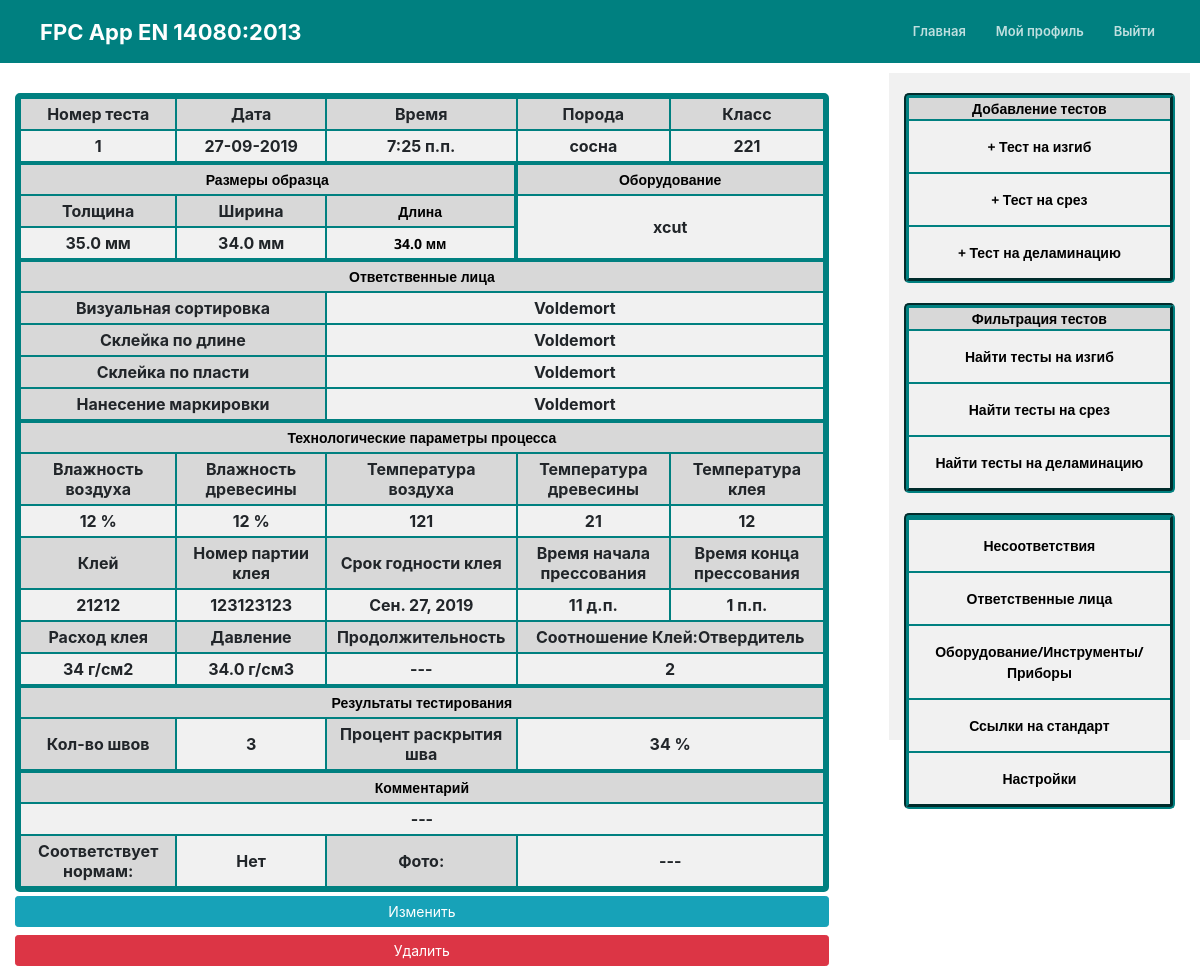
The page /delaminationtest/1/detail/ (signed in) on the database its author committed.
### mainApp/models.py (models this page shows, shortened)
class TestDelamination(models.Model):
	test_date = models.DateField()
	test_time = models.TimeField(blank=True, null=True, default=def_d_test_time)
	test_number = models.IntegerField(default=def_d_test_number)
	equipment = models.CharField(max_length=100, default=def_d_equipment)
	type_of_wood = models.ForeignKey(Wood_types, on_delete=models.PROTECT, related_name='TestDelamination_type_of_wood', default=def_d_type_of_wood)
	timber_params = models.CharField(max_length=100, default=def_d_timber_params)
	sorter_person = models.ForeignKey(Person, on_delete=models.PROTECT, related_name='TestDelamination_sorter_person', default=def_d_sorter_person)
	fj_person = models.ForeignKey(Person, on_delete=models.PROTECT, related_name='TestDelamination_fj_person', default=def_d_fj_person)
	glue_person = models.ForeignKey(Person, on_delete=models.PROTECT, related_name='TestDelamination_glue_person', default=def_d_glue_person)
	marking_person = models.ForeignKey(Person, on_delete=models.PROTECT, related_name='TestDelamination_marking_person', default=def_d_marking_person)
	air_moisture = models.IntegerField(default=def_d_air_moisture)
	wood_moisture = models.IntegerField(default=def_d_wood_moisture)
	glue_harderner_amount = models.CharField(max_length=100, blank=True, default=def_d_glue_harderner_amount)
	glue_temperature = models.IntegerField(blank=True, null=True, default=def_d_glue_temperature)
	air_temperature = models.IntegerField(default=def_d_air_temperature)
	wood_temperature = models.IntegerField(blank=True, null=True, default=def_d_wood_temperature)
	glue = models.CharField(max_length=100, default=def_d_glue)
	glue_batch_number = models.CharField(max_length=100, default=def_d_glue_batch_number)
	glue_expiration_date = models.DateField()
	sample_thickness = models.FloatField()
	sample_width = models.FloatField()
	sample_length = models.FloatField()
	glue_use_amount = models.IntegerField(default=def_d_glue_use_amount)
	glue_pressure = models.FloatField(default=def_d_glue_pressure)
	start_glue_time = models.TimeField(blank=True, null=True)
	end_glue_time = models.TimeField(blank=True, null=True)
	pressure_time = models.IntegerField(blank=True, null=True)
	number_of_layers = models.IntegerField()
	layer_out_percent = models.IntegerField()
	passed = models.BooleanField(default=False)
	comment = models.TextField(blank=True, null=True)
	photo = models.ImageField(upload_to='uploads', blank=True)
	author = models.ForeignKey(User, blank=True, null=True, on_delete=models.CASCADE)

class Wood_types(models.Model):
	name = models.CharField(max_length=100)
	author = models.ForeignKey(User, blank=True, null=True, on_delete=models.CASCADE)
	def __str__(self):
		return self.name

class Person(models.Model):
	name = models.CharField(max_length=100)
	position = models.CharField(max_length=100)
	training_date = models.DateField()
	next_training_date = models.DateField()
	comment = models.TextField(blank=True)
	author = models.ForeignKey(User, blank=True, null=True, on_delete=models.CASCADE)
	def __str__(self):
		return self.name

### mainApp/views.py (the view)
# urls.py: path('delaminationtest/<int:pk>/detail/', DelamTestDetailView.as_view(), name='delaminationtest-detail'),
class DelamTestDetailView(LoginRequiredMixin, UserPassesTestMixin, DetailView):
	model = TestDelamination
	def test_func(self):
		test = self.get_object()
		if self.request.user == test.author:
			return True
		return False

### mainApp/templates/mainApp/testdelamination_detail.html
{% extends "mainApp/today.html" %}
{% load crispy_forms_tags %}
{% load bootstrap4 %}
{% block content %}
<table class="table_detail">
	<tr>
		<th class="table_cell dark_cell">Номер теста</th>
		<th class="table_cell dark_cell">Дата</th>
		<th class="table_cell dark_cell">Время</th>
		<th class="table_cell dark_cell">Порода</th>
		<th class="table_cell dark_cell">Класс</th>
	</tr>
	<tr>
        <th class="table_cell">{{ object.test_number }}</th>
        <th class="table_cell">{{ object.test_date|date:"d-m-Y" }}</th>
        {% if object.test_time %}
        <th class="table_cell">{{ object.test_time }}</th>
        {% else %}
        <th class="table_cell">---</th>
        {% endif %}
        <th class="table_cell">{{ object.type_of_wood }}</th>
        <th class="table_cell">{{ object.timber_params }}</th>
    </tr>
    <tr>
    	<td colspan="3" class="table_cell" id="cell1">Размеры образца</td>
        <th colspan="2" class="table_cell" id="cell3">Оборудование</th>
    </tr>
    <tr>
    	<th class="table_cell dark_cell">Толщина</th>
		<th class="table_cell dark_cell">Ширина</th>
		<th class="table_cell dark_cell" id="cell2">Длина</th>
		<th colspan="2" rowspan="2" class="table_cell">{{ object.equipment }}</th>
    </tr>
    <tr>
    	<th class="table_cell">{{ object.sample_thickness }} мм</th>
    	<th class="table_cell">{{ object.sample_width }} мм</th>
    	<th class="table_cell" id="cell2">{{ object.sample_length }} мм</th>
    </tr>
    <tr>
    	<th colspan="5" class="table_cell" id="cell3">Ответственные лица</th>
    </tr>
    <tr>
		<th colspan="2" class="table_cell dark_cell">Визуальная сортировка</th>
		<th colspan="3" class="table_cell">{{ object.sorter_person }}</th>
	</tr>
    <tr>
        <th colspan="2" class="table_cell dark_cell">Склейка по длине</th>
        <th colspan="3" class="table_cell">{{ object.fj_person }}</th>
    </tr>
    <tr>
        <th colspan="2" class="table_cell dark_cell">Склейка по пласти</th>
        <th colspan="3" class="table_cell">{{ object.glue_person }}</th>
    </tr>
    <tr>
        <th colspan="2" class="table_cell dark_cell">Нанесение маркировки</th>
        <th colspan="3" class="table_cell">{{ object.marking_person }}</th>
    </tr>
    <tr>
        <th colspan="5" class="table_cell" id="cell3">Технологические параметры процесса</th>
    </tr>
    <tr>
    	<th class="table_cell dark_cell">Влажность воздуха</th>
    	<th class="table_cell dark_cell">Влажность древесины</th>
    	<th class="table_cell dark_cell">Температура воздуха</th>
    	<th class="table_cell dark_cell">Температура древесины</th>
        <th class="table_cell dark_cell">Температура клея</th>
    </tr>
    <tr>
    	<th class="table_cell">{{ object.air_moisture }} %</th>
    	<th class="table_cell">{{ object.wood_moisture }} %</th>
    	<th class="table_cell">{{ object.air_temperature }}</th>
        {% if object.wood_temperature %}
    	<th class="table_cell">{{ object.wood_temperature }}</th>
        {% else %}
        <th class="table_cell">---</th>
        {% endif %}
        {% if object.glue_temperature %}
    	<th class="table_cell">{{ object.glue_temperature }}</th>
        {% else %}
        <th class="table_cell">---</th>
        {% endif %}
    </tr>
    <tr>
    	<th class="table_cell dark_cell">Клей</th>
        <th class="table_cell dark_cell">Номер партии клея</th>
        <th class="table_cell dark_cell">Срок годности клея</th>
        <th class="table_cell dark_cell">Время начала прессования</th>
        <th class="table_cell dark_cell">Время конца прессования</th>
    </tr>
     <tr>
        <th class="table_cell">{{ object.glue }}</th>
        <th class="table_cell">{{ object.glue_batch_number }}</th>
        <th class="table_cell">{{ object.glue_expiration_date }}</th>
        {% if object.start_glue_time %}
        <th class="table_cell">{{ object.start_glue_time }}</th>
        {% else %}
        <th class="table_cell">---</th>
        {% endif %}
        {% if object.end_glue_time %}
        <th class="table_cell">{{ object.end_glue_time }}</th>
        {% else %}
        <th class="table_cell">---</th>
        {% endif %}
    </tr>
    <tr>
    	<th class="table_cell dark_cell">Расход клея</th>
    	<th class="table_cell dark_cell">Давление</th>
    	<th class="table_cell dark_cell">Продолжительность</th>
    	<th colspan="2" class="table_cell dark_cell">Соотношение Клей:Отвердитель</th>
    </tr>
    <tr>
    	<th class="table_cell">{{ object.glue_use_amount }} г/см2</th>
    	<th class="table_cell">{{ object.glue_pressure }} г/см3</th>
    	{% if object.pressure_time %}
    	<th class="table_cell">{{ object.pressure_time }} сек.</th>
    	{% else %}
        <th class="table_cell">---</th>
        {% endif %}
        {% if object.glue_harderner_amount %}
    	<th class="table_cell" colspan="2">{{ object.glue_harderner_amount }}</th>
    	{% else %}
        <th class="table_cell" colspan="2">---</th>
        {% endif %}
    </tr>
    <tr>
    	<th colspan="5" class="table_cell" id="cell3">Результаты тестирования</th>
    </tr>
    <tr>
    	<th class="table_cell dark_cell">Кол-во швов</th>
    	<th class="table_cell">{{ object.number_of_layers }}</th>
    	<th class="table_cell dark_cell">Процент раскрытия шва</th>
    	<th colspan="2" class="table_cell">{{ object.layer_out_percent }} %</th>
    </tr>
    <tr>
    	<th colspan="5" class="table_cell" id="cell3">Комментарий</th>
    </tr>
    <tr>
    	{% if object.comment %}
    	<th class="table_cell" colspan="5">{{ object.comment }}</th>
    	{% else %}
        <th class="table_cell" colspan="5">---</th>
        {% endif %}
    </tr>
    <tr>
    	<th class="table_cell dark_cell">Соответствует нормам:</th>
    	{% if object.passed %}
    	<th class="table_cell">Да</th>
    	{% else %}
        <th class="table_cell">Нет</th>
        {% endif %}
    	<th class="table_cell dark_cell">Фото:</th>
        {% if object.photo %}
    	<th class="table_cell" colspan="2"><a href="{{ object.photo.url }}" target="_blank"><img src="{{ object.photo.url }}"></a></th>
        {% else %}
        <th class="table_cell" colspan="2">---</th>
        {% endif %}
    </tr>
</table>
<a class="btn btn-info btn-sm mt-1 mb-1" href="{% url 'delamination-test-update' object.id %}">Изменить</a>
<a class="btn btn-danger btn-sm mt-1 mb-1" href="{% url 'delamination-test-delete' object.id %}">Удалить</a>
{% endblock content %}

### mainApp/static/mainApp/style.css (style rules this page uses)
body { margin: 0; font-family: 'Open Sans', sans-serif; font-size: 14px; color: #ddd; }
*, *:before, *:after { box-sizing: border-box; }
.table_detail { border-collapse: separate; border-spacing: 0; text-align: center; margin: 30px 0 0; padding: 0 0; width: 100%; max-width: 900px; border: 5px solid #008080; border-radius: 5px; }
.table_cell { margin: 0 0; border: 1px solid #008080; padding: 5px 10px; background: #f1f1f1; width: 20%; text-align: center; }
#cell1 { border-top: 3px solid #008080; border-right: 3px solid #008080; font-family: 'Open Sans', sans-serif; font-size: 14px; color: #000000; font-weight: 700; background: #d8d8d8; }
#cell2 { border-right: 3px solid #008080; font-family: 'Open Sans', sans-serif; font-size: 14px; color: #000000; font-weight: 700; }
#cell3 { border-top: 3px solid #008080; font-family: 'Open Sans', sans-serif; font-size: 14px; color: #000000; font-weight: 700; background: #d8d8d8; }
.dark_cell { background: #d8d8d8 }

### rows shown on the page
TestDelamination: test_number "1", test_date "27-09-2019", test_time "7:25 п.п.", type_of_wood "сосна", timber_params "221", equipment "xcut", sample_thickness "35.0", sample_width "34.0", sample_length "34.0", sorter_person "Voldemort", fj_person "Voldemort", glue_person "Voldemort", marking_person "Voldemort", air_moisture "12", wood_moisture "12", air_temperature "121", wood_temperature "21", glue_temperature "12", glue "21212", glue_batch_number "123123123", glue_expiration_date "Сен. 27, 2019", start_glue_time "11 д.п.", end_glue_time "1 п.п.", glue_use_amount "34", glue_pressure "34.0", glue_harderner_amount "2", number_of_layers "3", layer_out_percent "34"
